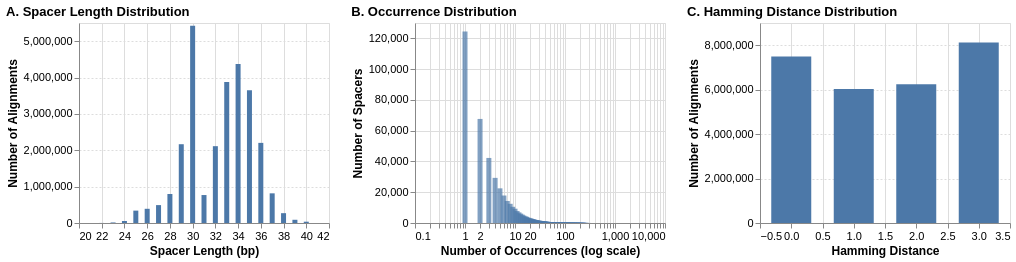

The cell this chart's notebook holds for it:
### Code cell
combined_chart

### Figure 1 — Vega-Lite specification as saved in the notebook (floating-point values rounded to 4 significant figures; data arrays with more than 128 entries replaced by an {"elided": "..."} marker saying what was removed)
{"config": {"view": {"continuousWidth": 300, "continuousHeight": 300}, "axis": {"labelFontSize": 11, "titleFontSize": 12}, "title": {"anchor": "start", "fontSize": 13}}, "hconcat": [{"data": {"name": "data-49e9da5a43a5d5549ed5d175c2533f89"}, "mark": {"type": "bar"}, "encoding": {"x": {"axis": {"grid": true}, "field": "spacer_length", "title": "Spacer Length (bp)", "type": "quantitative"}, "y": {"axis": {"grid": true, "gridDash": [2, 2], "title": "Number of Alignments"}, "field": "count", "type": "quantitative"}}, "height": 200, "title": "A. Spacer Length Distribution", "width": 250}, {"data": {"name": "data-72525e087c45862af7b75e9ee7fe9c54"}, "mark": {"type": "bar", "opacity": 0.7}, "encoding": {"x": {"field": "n_occurrences", "scale": {"type": "log"}, "title": "Number of Occurrences (log scale)", "type": "quantitative"}, "y": {"field": "count", "title": "Number of Spacers", "type": "quantitative"}}, "height": 200, "title": "B. Occurrence Distribution", "width": 250}, {"data": {"name": "data-a03abbb26f8afafa6becba61c73e0243"}, "mark": {"type": "bar", "width": 40}, "encoding": {"x": {"axis": {"grid": true}, "field": "distance_hamming", "title": "Hamming Distance", "type": "quantitative"}, "y": {"axis": {"grid": true, "gridDash": [2, 2], "title": "Number of Alignments"}, "field": "count", "type": "quantitative"}}, "height": 200, "title": "C. Hamming Distance Distribution", "width": 250}], "$schema": "https://vega.github.io/schema/vega-lite/v5.20.1.json", "datasets": {"data-49e9da5a43a5d5549ed5d175c2533f89": [{"spacer_length": 40, "count": 35864}, {"spacer_length": 30, "count": 5422631}, {"spacer_length": 27, "count": 492116}, {"spacer_length": 37, "count": 815821}, {"spacer_length": 26, "count": 390649}, {"spacer_length": 32, "count": 2112629}, {"spacer_length": 25, "count": 340408}, {"spacer_length": 33, "count": 3878908}, {"spacer_length": 39, "count": 88653}, {"spacer_length": 24, "count": 54818}, {"spacer_length": 36, "count": 2203497}, {"spacer_length": 34, "count": 4374790}, {"spacer_length": 22, "count": 1672}, {"spacer_length": 31, "count": 768842}, {"spacer_length": 23, "count": 14796}, {"spacer_length": 41, "count": 1}, {"spacer_length": 35, "count": 3652998}, {"spacer_length": 28, "count": 797760}, {"spacer_length": 29, "count": 2166605}, {"spacer_length": 38, "count": 270150}], "data-72525e087c45862af7b75e9ee7fe9c54": {"elided": "804 records"}, "data-a03abbb26f8afafa6becba61c73e0243": [{"distance_hamming": 0, "count": 7488969}, {"distance_hamming": 2, "count": 6247590}, {"distance_hamming": 1, "count": 6026861}, {"distance_hamming": 3, "count": 8120188}]}}
